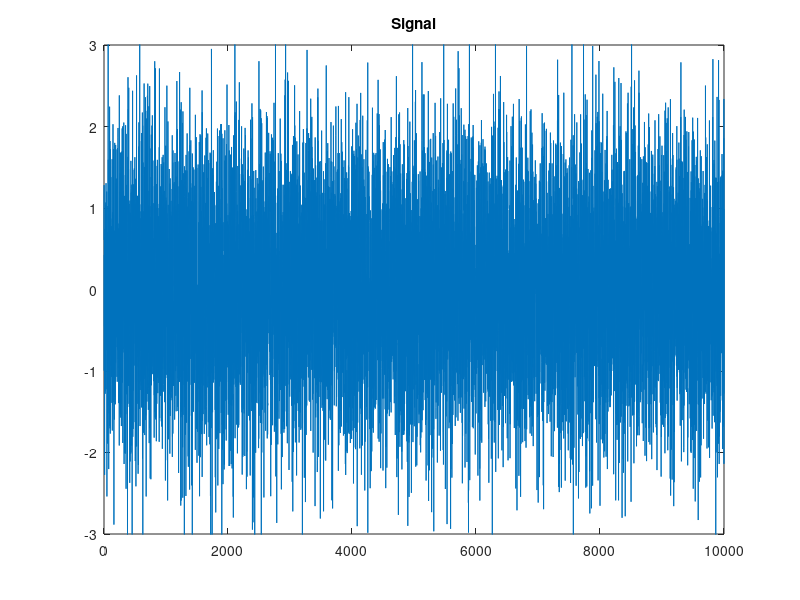
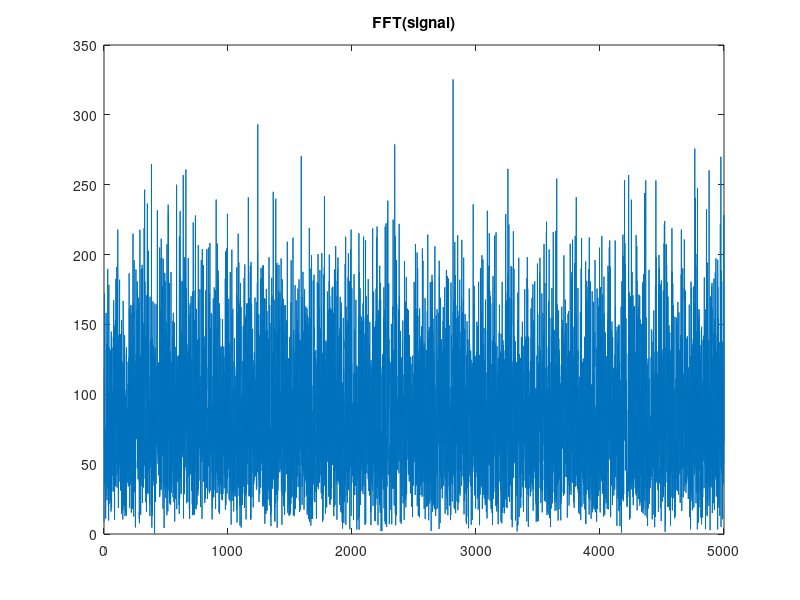
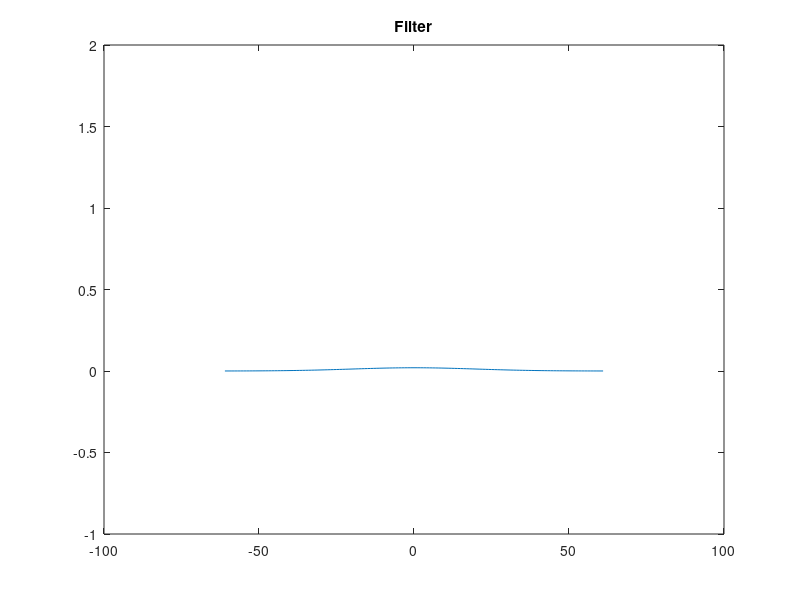
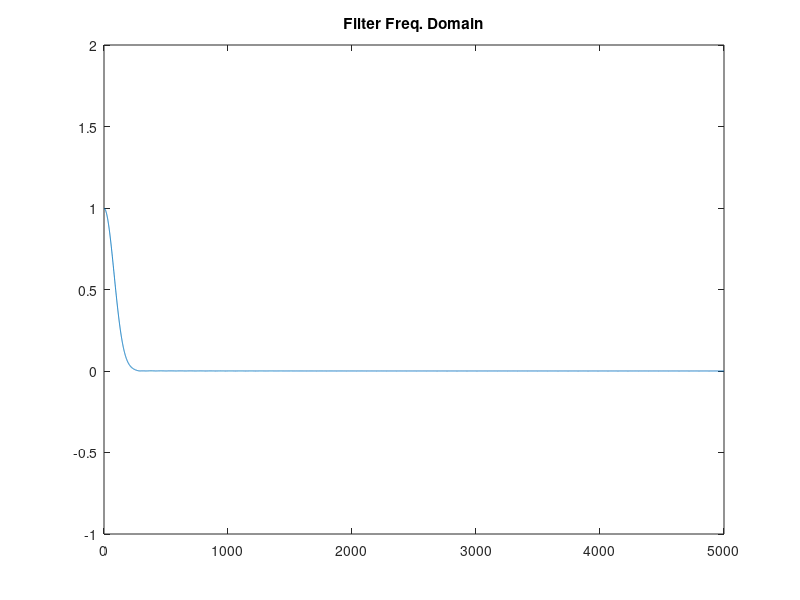

These charts were generated, in order, by the following MATLAB code: (Note: this script raises an error after producing the figures.)
clear all;
close all;
clc;

Fs = 10000;
dt = 1/Fs;

t = (0:dt:1-dt);

f = 200;

signal = wgn(1,length(t),0);
figure; plot(signal); ylim([-3,3]); title('Signal');

% FFT
NFFT = 2^nextpow2(length(signal));
fft_signal = abs(fft(signal, NFFT));
faxis = Fs/2*linspace(0,1,NFFT/2+1);

figure;plot(faxis, fft_signal(1:NFFT/2+1)); title('FFT(signal)');

sigma = 20;
sigma_f = 1 / 2 / pi / sigma;
w = 2*ceil(1.5*sigma)+1;
filter = 1/(sqrt(2*pi)*sigma)*exp(-(-w:w).^2/(2*sigma^2));
figure;plot((-w:w), filter), title('Filter');  ylim([-1, 2]);

fft_filter = abs(fft(filter, NFFT));
figure;plot(faxis, fft_filter(1:NFFT/2+1)), title('Filter Freq. Domain'); ylim([-1, 2]);

filtered = conv(signal, filter, 'same');
figure;plot(filtered);title('Filtered Signal');

fft_filtered = abs(fft(filtered, NFFT));
figure;plot(faxis, fft_filtered(1:NFFT/2+1)); title('FFT(filtered signal)');

modulated = pmmod(filtered, 500, Fs, pi/2);
fft_modulated = abs(fft(modulated, NFFT));
figure;plot(faxis, fft_modulated(1:NFFT/2+1)); title('FFT(modulated signal)');
%%
clear all;
close all;
clc;

Fs = 10000;

medium = Medium;

dataRate = 4;
chippingRate = 20;

pnGenerator = PNGenerator(3*12);
sequence = pnGenerator.step();
sender = Sender(medium, sequence, 'fhss', Fs, dataRate,chippingRate);

jammer = Jammer(medium, Fs);

test_data = randi([0,1],20,1);

sender.send(test_data);
jammer.jam(100, 10, 8); %frequency, bandwidth, snr in db

receiver = Receiver(medium, sequence, 'fhss', Fs, dataRate, chippingRate);

received = receiver.receive();

assert(isequal(test_data, received));
